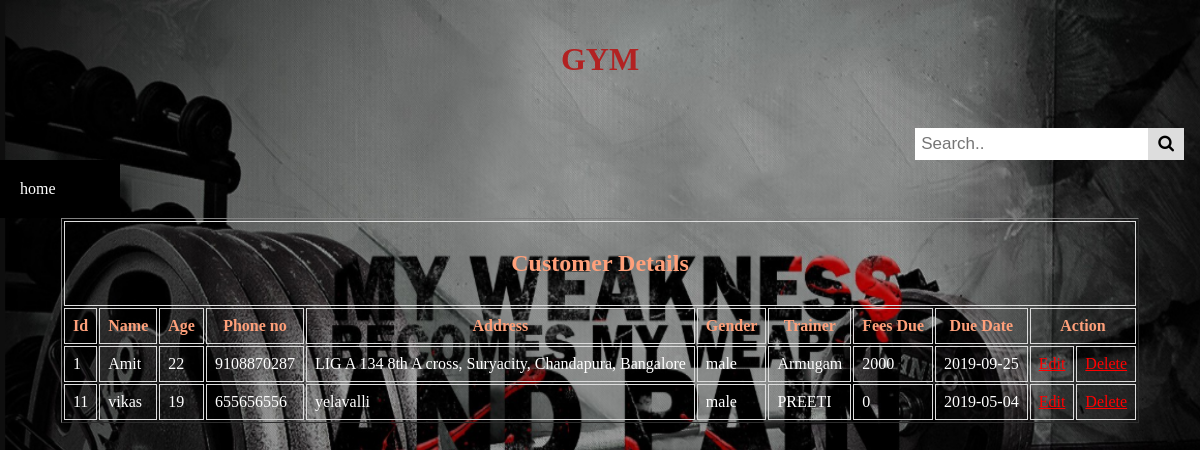
/members.php, run on the app's committed database.
### tables this page shows
CREATE TABLE `customer` (
  `cid` int(11) NOT NULL,
  `fname` varchar(20) DEFAULT NULL,
  `lname` varchar(20) DEFAULT NULL,
  `age` int(11) NOT NULL,
  `phone` bigint(20) DEFAULT NULL,
  `address` varchar(100) DEFAULT NULL,
  `gender` varchar(10) DEFAULT NULL,
  `height` float DEFAULT NULL,
  `weight` float DEFAULT NULL,
  `chest` float DEFAULT NULL,
  `waist` float DEFAULT NULL,
  `bicep` float DEFAULT NULL,
  `tid` int(11) DEFAULT NULL,
  `package` varchar(20) DEFAULT NULL,
  `fees` int(11) DEFAULT NULL,
  `due` int(11) DEFAULT NULL,
  `startdate` date DEFAULT NULL,
  `duedate` date DEFAULT NULL
);

CREATE TABLE `trainer` (
  `tid` int(10) NOT NULL,
  `tname` varchar(10) NOT NULL,
  `age` int(10) NOT NULL,
  `phone` bigint(11) NOT NULL,
  `gender` varchar(10) NOT NULL,
  `specs` varchar(100) NOT NULL,
  `address` varchar(100) NOT NULL,
  `gid` int(11) DEFAULT NULL
);

### members.php (the view, shortened to what this page needs)
<?php
$conn= new mysqli('localhost','root','','gym1');
if(isset($_POST['search']))
{
  $val=$_POST['search'];
 $sql = "SELECT c.*,t.tname  FROM customer c,trainer t where c.fname='$val' and c.tid=t.tid";
}
else{
$sql = "SELECT c.*,t.tname  FROM customer c,trainer t where c.tid=t.tid ";
}
$result = $conn->query($sql);
?>
<!DOCTYPE html>
<html>
<head>
  <link rel="stylesheet" href="https://cdnjs.cloudflare.com/ajax/libs/font-awesome/4.7.0/css/font-awesome.min.css">
</head>
<body>
  <div class="header">
  <h1>GYM</h1>
  </div>
 <div class="topnav">
           <div class="search-container">
          <form action="members.php" method="POST">
      <input type="text" name="search" placeholder="Search.." >
      <button type="submit"><i class="fa fa-search"></i></button>
  </form>
  </div>
</div>
  <ul>
    <li><a href="home.php" class="button"> home</a></li>
  </ul>
  <table align="center" border="1px">
    <tr>
      <th colspan="11"><h2>Customer Details</h2></th>
    </tr>
  <t>
    <th>Id</th>
    <th>Name</th>
    <th>Age</th>
    <th>Phone no</th>
    <th>Address</th>
    <th>Gender</th>
    <th>Trainer</th>
    <th>Fees Due</th>
    <th>Due Date</th>
    <th colspan="2">Action</th>
  </t>
  <?php
   while($row = $result->fetch_assoc())
   {
    ?>
    <tr>
    <td><?php echo $row['cid']; ?></td>
    <td><?php echo $row['fname']; ?></td>
    <td><?php echo $row['age']; ?></td>
    <td><?php echo $row['phone']; ?></td>
    <td><?php echo $row['address']; ?></td>
    <td><?php echo $row['gender']; ?></td>
    <td><?php echo $row['tname']; ?></td>
    <td><?php echo $row['due']; ?></td>
    <td va><?php echo $row['duedate']; ?></td>
    <?php echo "<td><a href=\"edit.php?id=".$row['cid']."\" style=\"color:red\">Edit</a></td>";?>
   <?php echo "<td><a href=\"deletemem.php?id=".$row['cid']."\" style=\"color:red\">Delete</a></td>";?>
   </tr>
   <?php
  }
   ?>
</table>
</body>
</html>

### members.php (style rules this page uses)
body { background-image: url("1.png"); background-repeat: no-repeat; background-size: 100% 100%; background-attachment: fixed; font-family:Comic Sans MS, Comic Sans, cursive; }
.header { color: firebrick; padding: 20px; text-align: center; }
ul { list-style-type: none; margin: 0; padding: 10px; width: 100px; background-color: black; }
li a { display: block; color: white; padding: 10px 10px; text-decoration: none; }
td,th { border: 1px solid #ddd; padding: 8px; }
td { color: white; }
th { padding-top: 8px; padding-bottom: 8px; text-align: center; color:#FFA07A; }
body { margin: 0; }
.topnav { overflow: hidden; }
.topnav .search-container { float: right; }
.topnav input[type=text] { padding: 6px; margin-top: 8px; font-size: 17px; border: none; }
.topnav .search-container button { float: right; padding: 6px 10px; margin-top: 8px; margin-right: 16px; background: #ddd; font-size: 17px; border: none; cursor: pointer; }

### data on the page
customer: cid "1", fname "Amit", age "22", phone "9108870287", address "LIG A 134 8th A cross, Suryacity, Chandapura, Bangalore", gender "male", tid.tname "Armugam", due "2000", duedate "2019-09-25"
customer: cid "11", fname "vikas", age "19", phone "655656556", address "yelavalli", gender "male", tid.tname "PREETI", due "0", duedate "2019-05-04"
